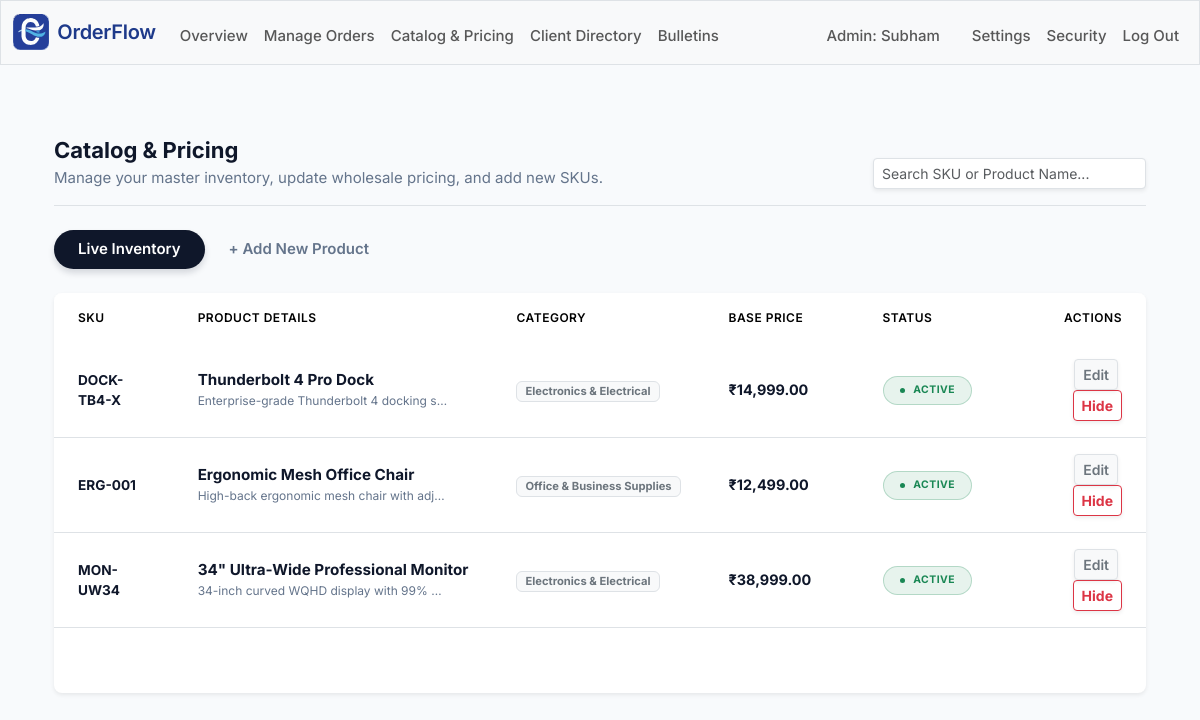
Page /admin/products (signed in) on the committed database.
### tables this page shows
CREATE TABLE users (    id INTEGER PRIMARY KEY AUTOINCREMENT,    company_id INTEGER NOT NULL,    first_name TEXT NOT NULL,    last_name TEXT,    email TEXT UNIQUE NOT NULL,    hash TEXT NOT NULL,    role TEXT NOT NULL DEFAULT 'client',    is_active INTEGER NOT NULL DEFAULT 1,    created_at DATETIME DEFAULT CURRENT_TIMESTAMP, client_company_name TEXT DEFAULT NULL,    FOREIGN KEY (company_id) REFERENCES companies(id));

CREATE TABLE products (    id INTEGER PRIMARY KEY AUTOINCREMENT,    company_id INTEGER NOT NULL,    name TEXT NOT NULL,    description TEXT,    category TEXT,    sku TEXT NOT NULL,    base_price INTEGER NOT NULL,    tax_percentage REAL DEFAULT 0,    is_active INTEGER NOT NULL DEFAULT 1,    created_at DATETIME DEFAULT CURRENT_TIMESTAMP,    FOREIGN KEY (company_id) REFERENCES companies(id),    UNIQUE(company_id, sku));

### app.py (the view)
@app.route("/admin/products", methods=["GET", "POST"])
@admin_required
def admin_products():
    user_data = db.execute(
        "SELECT first_name, company_id FROM users WHERE id = ?",
        session["user_id"]
    )
    if len(user_data) != 1:
        flash("Session error. Please log in again.", "danger")
        return redirect("/logout")
    username = user_data[0]["first_name"]
    company_id = user_data[0]["company_id"]
    if request.method == "POST":
        if not request.form.get("name"):
            flash("Please enter the product name.", "warning")
            return redirect("/admin/products")
        elif not request.form.get("sku"):
            flash("Please enter the SKU (unique code).", "warning")
            return redirect("/admin/products")
        elif not request.form.get("base_price"):
            flash("Please enter the base price.", "warning")
            return redirect("/admin/products")
        else:
            name = request.form.get("name")
            sku = request.form.get("sku").upper()
            category = request.form.get("category")
            description = request.form.get("description")
            is_active = 1 if request.form.get("is_active") == "1" else 0
            try:
                base_price = int(float(request.form.get("base_price")) * 100)
                tax_percentage = float(request.form.get("tax_percentage") or 0)
            except ValueError:
                flash("Invalid price or tax format. Please enter numbers only.", "danger")
                return redirect("/admin/products")
            existing_product = db.execute(
                "SELECT id FROM products WHERE sku = ? AND company_id = ?",
                sku, company_id
            )
            if len(existing_product) != 0:
                flash("This SKU is already registered.", "warning")
                return redirect("/admin/products")
            db.execute("INSERT INTO products (name, sku, category, base_price, tax_percentage, description, is_active, company_id) VALUES (?, ?, ?, ?, ?, ?, ?, ?)",
                       name, sku, category, base_price, tax_percentage, description, is_active, company_id
                       )
            flash("Product created successfully.", "success")
            return redirect("/admin/products")
    else:
        products = db.execute(
            "SELECT id, sku, name, description, category, base_price, tax_percentage, is_active FROM products WHERE company_id = ?",
            company_id
        )
        for product in products:
            product["base_price_formatted"] = (product["base_price"] / 100)
        return render_template("admin_products.html", username=username, products=products)

### app.py (called while the page is built)
@app.after_request
def after_request(response):
    response.headers["Cache-Control"] = "no-cache, no-store, must-revalidate"
    response.headers["Expires"] = 0
    response.headers["Pragma"] = "no-cache"
    return response

### helpers.py (called while the page is built)
def admin_required(f):
    @wraps(f)
    def decorated_function(*args, **kwargs):
        if session.get("user_id") is None:
            return redirect("/login")
        rows = db.execute(
            "SELECT role FROM users WHERE id = ?",
            session["user_id"]
        )
        if len(rows) != 1 or rows[0]["role"] != "admin":
            flash("Access denied. Administrator privileges required.", "danger")
            return redirect("/")
        return f(*args, **kwargs)
    return decorated_function

def inr(value):
    return f"₹{value:,.2f}"

### templates/admin_products.html (shortened to what this page needs)
{% extends "layout.html" %}
{% block main %}
<div class="container py-4 text-start">
    <div class="d-flex justify-content-between align-items-end mb-4 pb-3 border-bottom">
        <div>
            <h2 class="fw-bold text-dark mb-1">Catalog & Pricing</h2>
            <p class="text-muted mb-0">Manage your master inventory, update wholesale pricing, and add new SKUs.</p>
        </div>
        <div class="w-25">
            <input type="text" class="form-control form-control-sm shadow-sm focus-ring-dark" id="productSearch" placeholder="Search SKU or Product Name...">
        </div>
    </div>
    <ul class="nav nav-pills mb-4 filter-pills" id="catalogTabs" role="tablist">
        <li class="nav-item" role="presentation">
            <button class="nav-link active fw-semibold px-4 rounded-pill" id="inventory-tab" data-bs-toggle="tab" data-bs-target="#inventory-pane" type="button" role="tab">
                Live Inventory
            </button>
        </li>
        <li class="nav-item" role="presentation">
            <button class="nav-link text-muted fw-semibold px-4 rounded-pill" id="add-product-tab" data-bs-toggle="tab" data-bs-target="#add-product-pane" type="button" role="tab">
                + Add New Product
            </button>
        </li>
    </ul>
    <div class="tab-content" id="catalogTabsContent">
        <div class="tab-pane fade show active" id="inventory-pane" role="tabpanel" tabindex="0">
            <div class="card border-0 shadow-sm rounded-3 overflow-hidden mb-5">
                <div class="table-responsive" style="min-height: 400px;">
                    <table class="table table-hover align-middle mb-0">
                        <thead class="bg-light text-muted" style="font-size: 0.75rem; text-transform: uppercase; letter-spacing: 0.5px;">
                            <tr>
                                <th class="py-3 px-4 fw-semibold border-bottom-0" style="width: 12%;">SKU</th>
                                <th class="py-3 px-4 fw-semibold border-bottom-0" style="width: 30%;">Product Details</th>
                                <th class="py-3 px-4 fw-semibold border-bottom-0" style="width: 15%;">Category</th>
                                <th class="py-3 px-4 fw-semibold border-bottom-0" style="width: 15%;">Base Price</th>
                                <th class="py-3 px-4 fw-semibold border-bottom-0" style="width: 13%;">Status</th>
                                <th class="py-3 px-4 fw-semibold border-bottom-0 text-end" style="width: 15%;">Actions</th>
                            </tr>
                        </thead>
                        <tbody class="border-top-0">
                            {% for product in products %}
                            <tr>
                                <td class="py-3 px-4 fw-bold text-dark" style="font-size: 0.85rem;">
                                    {{ product.sku }}
                                </td>
                                <td class="py-3 px-4">
                                    <div class="fw-bold text-dark" style="font-size: 0.95rem;">{{ product.name }}</div>
                                    <div class="text-muted text-truncate" style="font-size: 0.75rem; max-width: 250px;">
                                        {{ product.description }}
                                    </div>
                                </td>
                                <td class="py-3 px-4">
                                    <span class="badge bg-light text-secondary border px-2 py-1" style="font-size: 0.7rem;">
                                        {{ product.category }}
                                    </span>
                                </td>
                                <td class="py-3 px-4 fw-bold text-dark" style="font-size: 0.9rem;">
                                    {{ product.base_price_formatted | inr }}
                                </td>
                                <td class="py-3 px-4">
                                    {% if product.is_active == 1 %}
                                        <span class="badge bg-success bg-opacity-10 text-success border border-success border-opacity-25 rounded-pill px-3 py-2 text-uppercase d-inline-flex align-items-center" style="font-size: 0.65rem; letter-spacing: 0.5px;">
                                            <span class="rounded-circle bg-success me-2" style="width: 0.35rem; height: 0.35rem;"></span> Active
                                        </span>
                                    {% endif %}
                                </td>
                                <td class="py-3 px-4 text-end">
                                    <a href="/admin/products/edit/{{ product.id }}" class="btn btn-sm btn-light border text-secondary fw-semibold shadow-sm action-btn me-1">
                                        Edit
                                    </a>
                                    <form action="/admin/products/toggle" method="POST" class="d-inline">
                                        {% if product.is_active == 1 %}
                                            <button type="submit" class="btn btn-sm btn-outline-danger fw-bold shadow-sm action-btn" title="Hide from clients">Hide</button>
                                        {% else %}
                                            <button type="submit" class="btn btn-sm btn-outline-success fw-bold shadow-sm action-btn" title="Show to clients">Show</button>
                                        {% endif %}
                                    </form>
                                </td>
                            </tr>
                            {% endfor %}
                        </tbody>
                    </table>
                </div>
            </div>
        </div>
    </div>
</div>
{% endblock %}

### templates/layout.html (shortened to what this page needs)
<!DOCTYPE html>
<html lang="en">
    <head>
        <link href="https://cdn.jsdelivr.net/npm/bootstrap@5.3.8/dist/css/bootstrap.min.css" rel="stylesheet">
        <link rel="stylesheet" href="{{ url_for('static', filename='css/styles.css') }}">
    </head>
    <body class="{% block body_class %}{% endblock %}">
        <nav class="bg-light border navbar navbar-expand-md navbar-light">
            <div class="container-fluid">
                <a class="navbar-brand d-flex align-items-center" href="/">
                    <img src="{{ url_for('static', filename='images/logo.svg') }}"
                        alt="OrderFlow"
                        height="36"
                        class="me-2">
                    <span class="brand-text">OrderFlow</span>
                </a>
                <div class="collapse navbar-collapse" id="navbar">
                    {% if session["user_id"] %}
                        <ul class="navbar-nav me-auto mt-2">
                            {% if session.get("role") == "admin" %}
                                <li class="nav-item"><a class="nav-link" href="/admin">Overview</a></li>
                                <li class="nav-item"><a class="nav-link" href="/admin/orders">Manage Orders</a></li>
                                <li class="nav-item"><a class="nav-link" href="/admin/products">Catalog & Pricing</a></li>
                                <li class="nav-item"><a class="nav-link" href="/admin/clients">Client Directory</a></li>
                                <li class="nav-item"><a class="nav-link" href="/admin/bulletins">Bulletins</a></li>
                            {% else %}
                                <li class="nav-item"><a class="nav-link" href="/dashboard">Dashboard</a></li>
                                <li class="nav-item"><a class="nav-link" href="/catalog">Order Products</a></li>
                                <li class="nav-item"><a class="nav-link" href="/orders">My Orders</a></li>
                            {% endif %}
                        </ul>
                        <ul class="navbar-nav ms-auto mt-2">
                            <li class="nav-item me-3">
                                <span class="nav-link username-text">
                                    <span class="username-label">
                                        {% if session.get("role") == "admin" %}Admin:{% else %}User:{% endif %}
                                    </span>
                                    {{ username }}
                                </span>
                            </li>
                            {% if session.get("role") == "client" %}
                                <li class="nav-item"><a class="nav-link" href="/settings">Settings</a></li>
                                <li class="nav-item"><a class="nav-link" href="/change_password">Security</a></li>
                            {% else %}
                                <li class="nav-item"><a class="nav-link" href="/admin/settings">Settings</a></li>
                                <li class="nav-item"><a class="nav-link" href="/admin/change_password">Security</a></li>
                            {% endif %}
                            <li class="nav-item"><a class="nav-link" href="/logout">Log Out</a></li>
                        </ul>
                    {% endif %}
                </div>
            </div>
        </nav>
        <main class="container py-5 text-center">
            {% block main %}{% endblock %}
        </main>
    </body>
</html>

### static/css/styles.css (style rules this page uses)
.brand-text { font-weight: 600; font-size: 20px; letter-spacing: -0.3px; color: #1e3a8a; }
.nav-link { font-weight: 500; font-size: 15px; }
h2 { font-weight: 600; font-size: 22px; }
p { font-weight: 400; font-size: 15px; color: #475569; }
.navbar { border-bottom: 1px solid #e2e8f0; background-color: white; }
body { font-family: 'Inter', sans-serif; -webkit-font-smoothing: antialiased; color: #0f172a; background-color: #f8fafc; }
.text-muted { color: #64748b !important; }
.text-dark { color: #0f172a !important; }
.card { transition: transform 0.2s ease-in-out; border-radius: 0.75rem; }
body { background-color: #f8fafc; }
.card.shadow-sm { transition: transform 0.3s ease, box-shadow 0.3s ease; }
.table-hover tbody tr { transition: background-color 0.2s ease-in-out; cursor: default; }
.badge.rounded-pill { font-weight: 700; padding: 0.4em 0.8em; border: 1px solid rgba(0,0,0,0.05); }
.filter-pills .nav-link { transition: all 0.2s ease; color: #64748b; background-color: transparent; }
.filter-pills .nav-link.active { background-color: #0f172a !important; color: #ffffff !important; box-shadow: 0 4px 6px rgba(15, 23, 42, 0.15); }
.action-btn { transition: all 0.2s ease; }
.focus-ring-dark { transition: all 0.2s ease-in-out; }
.bg-opacity-10 { background-color: rgba(var(--bs-success-rgb), 0.1) !important; }

### rows in the picture
users: first_name "Subham"
products: sku "DOCK-TB4-X", name "Thunderbolt 4 Pro Dock", description "Enterprise-grade Thunderbolt 4 docking s…", category "Electronics & Electrical", base_price_formatted|inr "₹14,999.00", is_active 1 (drawn)
products: sku "ERG-001", name "Ergonomic Mesh Office Chair", description "High-back ergonomic mesh chair with adj…", category "Office & Business Supplies", base_price_formatted|inr "₹12,499.00", is_active 1 (drawn)
products: sku "MON-UW34", name "34\" Ultra-Wide Professional Monitor", description "34-inch curved WQHD display with 99%…", category "Electronics & Electrical", base_price_formatted|inr "₹38,999.00", is_active 1 (drawn)
